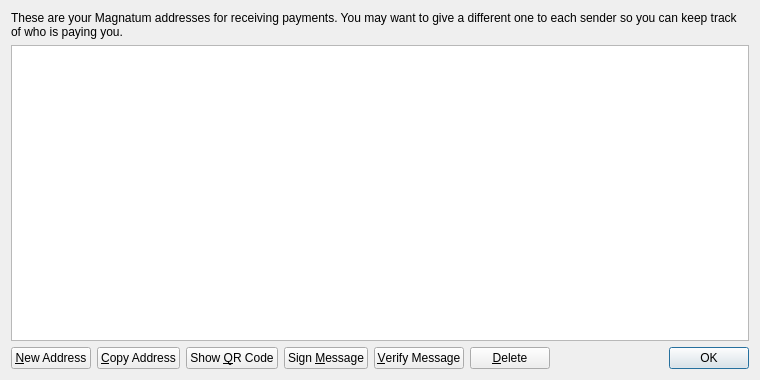
<?xml version="1.0" encoding="UTF-8"?>
<ui version="4.0">
 <class>AddressBookPage</class>
 <widget class="QWidget" name="AddressBookPage">
  <property name="geometry">
   <rect>
    <x>0</x>
    <y>0</y>
    <width>760</width>
    <height>380</height>
   </rect>
  </property>
  <property name="windowTitle">
   <string>Address Book</string>
  </property>
  <layout class="QVBoxLayout" name="verticalLayout">
   <item>
    <widget class="QLabel" name="labelExplanation">
     <property name="text">
      <string>These are your Magnatum addresses for receiving payments. You may want to give a different one to each sender so you can keep track of who is paying you.</string>
     </property>
     <property name="textFormat">
      <enum>Qt::PlainText</enum>
     </property>
     <property name="wordWrap">
      <bool>true</bool>
     </property>
    </widget>
   </item>
   <item>
    <widget class="QTableView" name="tableView">
     <property name="contextMenuPolicy">
      <enum>Qt::CustomContextMenu</enum>
     </property>
     <property name="toolTip">
      <string>Double-click to edit address or label</string>
     </property>
     <property name="tabKeyNavigation">
      <bool>false</bool>
     </property>
     <property name="selectionMode">
      <enum>QAbstractItemView::SingleSelection</enum>
     </property>
     <property name="selectionBehavior">
      <enum>QAbstractItemView::SelectRows</enum>
     </property>
     <property name="sortingEnabled">
      <bool>true</bool>
     </property>
     <attribute name="verticalHeaderVisible">
      <bool>false</bool>
     </attribute>
    </widget>
   </item>
   <item>
    <layout class="QHBoxLayout" name="horizontalLayout">
     <item>
      <widget class="QPushButton" name="newAddressButton">
       <property name="toolTip">
        <string>Create a new address</string>
       </property>
       <property name="text">
        <string>&amp;New Address</string>
       </property>
      </widget>
     </item>
     <item>
      <widget class="QPushButton" name="copyToClipboard">
       <property name="toolTip">
        <string>Copy the currently selected address to the system clipboard</string>
       </property>
       <property name="text">
        <string>&amp;Copy Address</string>
       </property>
      </widget>
     </item>
     <item>
      <widget class="QPushButton" name="showQRCode">
       <property name="text">
        <string>Show &amp;QR Code</string>
       </property>
      </widget>
     </item>
     <item>
      <widget class="QPushButton" name="signMessage">
       <property name="toolTip">
        <string>Sign a message to prove you own a Magnatum address</string>
       </property>
       <property name="text">
        <string>Sign &amp;Message</string>
       </property>
      </widget>
     </item>
     <item>
      <widget class="QPushButton" name="verifyMessage">
       <property name="toolTip">
        <string>Verify a message to ensure it was signed with a specified Magnatum address</string>
       </property>
       <property name="text">
        <string>&amp;Verify Message</string>
       </property>
      </widget>
     </item>
     <item>
      <widget class="QPushButton" name="deleteButton">
       <property name="toolTip">
        <string>Delete the currently selected address from the list</string>
       </property>
       <property name="text">
        <string>&amp;Delete</string>
       </property>
      </widget>
     </item>
     <item>
      <spacer name="horizontalSpacer">
       <property name="orientation">
        <enum>Qt::Horizontal</enum>
       </property>
       <property name="sizeHint" stdset="0">
        <size>
         <width>40</width>
         <height>20</height>
        </size>
       </property>
      </spacer>
     </item>
     <item>
      <widget class="QDialogButtonBox" name="buttonBox">
       <property name="sizePolicy">
        <sizepolicy hsizetype="Maximum" vsizetype="Fixed">
         <horstretch>0</horstretch>
         <verstretch>0</verstretch>
        </sizepolicy>
       </property>
       <property name="standardButtons">
        <set>QDialogButtonBox::Ok</set>
       </property>
      </widget>
     </item>
    </layout>
   </item>
  </layout>
 </widget>
 <resources>
  <include location="../bitcoin.qrc"/>
 </resources>
 <connections/>
</ui>
